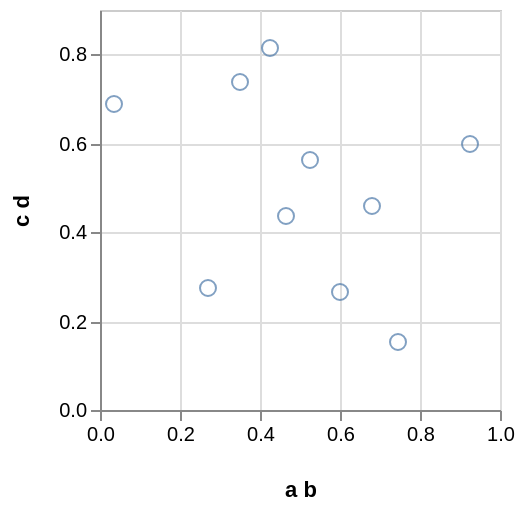

Write a Vega-Lite specification for this figure.
### Vega specification from a JSON file in a GitHub repository (floating-point values rounded to 4 significant figures)
{"$schema": "https://vega.github.io/schema/vega/v3.0.json", "autosize": "pad", "padding": 5, "encode": {"update": {"stroke": {"value": "#ccc"}, "fill": {"value": "transparent"}}}, "data": [{"name": "source_0", "values": [{"a b": 0.9229, "c d": 0.5983}, {"a b": 0.682, "c d": 0.46}, {"a b": 0.03553, "c d": 0.6864}, {"a b": 0.3491, "c d": 0.7368}, {"a b": 0.4248, "c d": 0.813}, {"a b": 0.5239, "c d": 0.5616}, {"a b": 0.4668, "c d": 0.4366}, {"a b": 0.2692, "c d": 0.2747}, {"a b": 0.601, "c d": 0.2649}, {"a b": 0.7458, "c d": 0.1544}]}, {"name": "data_0", "source": "source_0", "transform": [{"type": "formula", "expr": "toNumber(datum[\"a b\"])", "as": "a b"}, {"type": "formula", "expr": "toNumber(datum[\"c d\"])", "as": "c d"}, {"type": "filter", "expr": "datum[\"a b\"] !== null && !isNaN(datum[\"a b\"]) && datum[\"c d\"] !== null && !isNaN(datum[\"c d\"])"}]}], "signals": [{"name": "width", "update": "200"}, {"name": "height", "update": "200"}], "marks": [{"name": "marks", "type": "symbol", "role": "point", "from": {"data": "data_0"}, "encode": {"update": {"x": {"scale": "x", "field": "a b"}, "y": {"scale": "y", "field": "c d"}, "stroke": {"value": "#4c78a8"}, "fill": {"value": "transparent"}, "opacity": {"value": 0.7}}}}], "scales": [{"name": "x", "type": "linear", "domain": {"data": "data_0", "field": "a b"}, "range": [0, {"signal": "width"}], "round": true, "nice": true, "zero": true}, {"name": "y", "type": "linear", "domain": {"data": "data_0", "field": "c d"}, "range": [{"signal": "height"}, 0], "round": true, "nice": true, "zero": true}], "axes": [{"scale": "x", "labelOverlap": true, "orient": "bottom", "tickCount": {"signal": "ceil(width/40)"}, "title": "a b", "zindex": 1}, {"scale": "x", "domain": false, "grid": true, "labels": false, "maxExtent": 0, "minExtent": 0, "orient": "bottom", "tickCount": {"signal": "ceil(width/40)"}, "ticks": false, "zindex": 0, "gridScale": "y"}, {"scale": "y", "labelOverlap": true, "orient": "left", "tickCount": {"signal": "ceil(height/40)"}, "title": "c d", "zindex": 1}, {"scale": "y", "domain": false, "grid": true, "labels": false, "maxExtent": 0, "minExtent": 0, "orient": "left", "tickCount": {"signal": "ceil(height/40)"}, "ticks": false, "zindex": 0, "gridScale": "x"}], "config": {"axis": {"minExtent": 30, "domainColor": "#888", "tickColor": "#888"}}}
